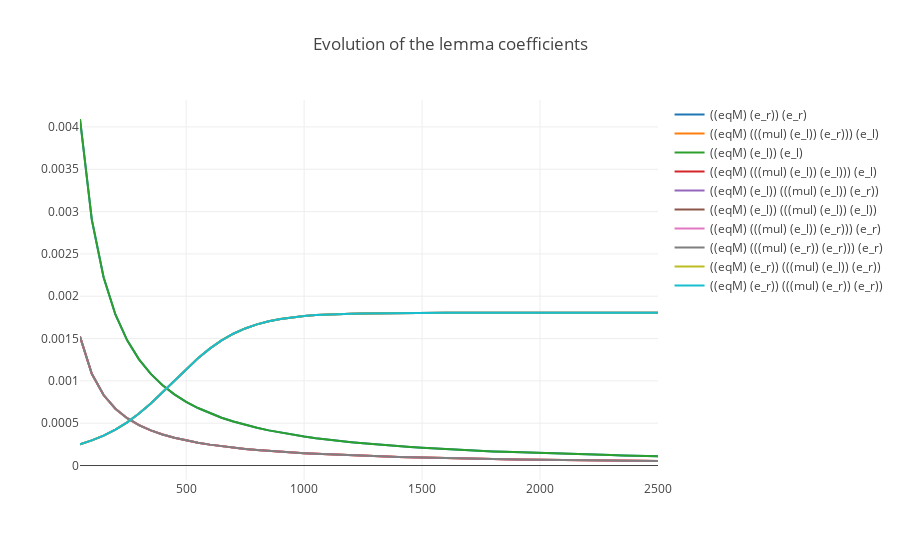

The notebook cell saved with this chart:
### Markdown cell above
### Plot of the evolution

### Code cell
tsdata.plot(title="Evolution of the lemma coefficients")
